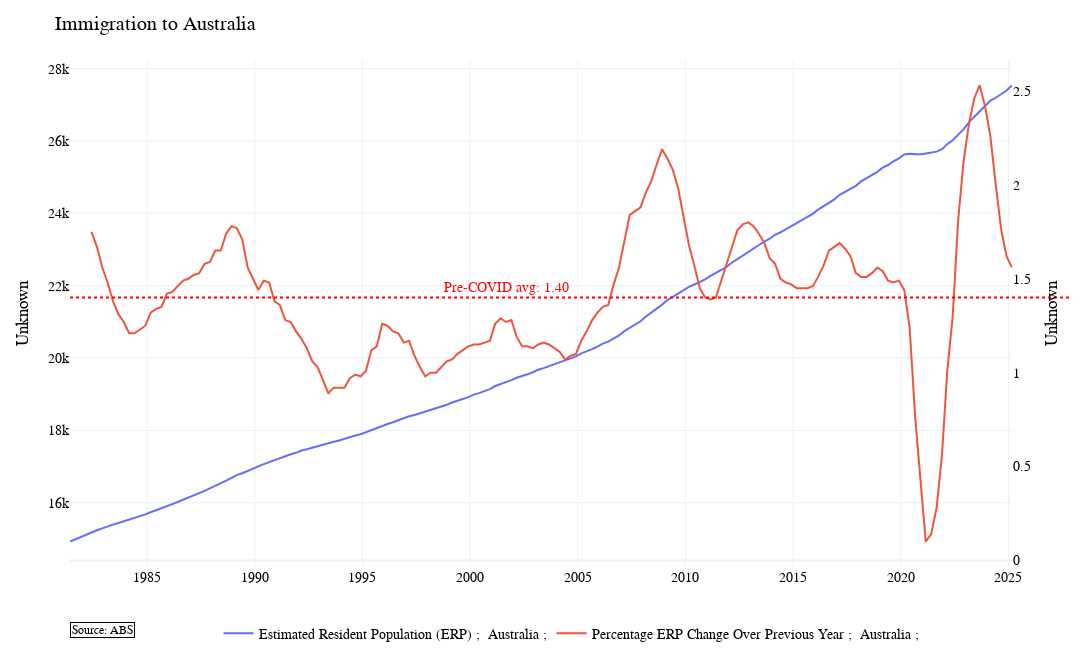

The notebook cell saved with this chart:
### Code cell
fig = watchlist.plot_watchlist(['A2133251W'], ['A2133256J'], template="plotly_white", plot_title="Immigration to Australia")

pre_covid = watchlist["watchlist_datasets"]['A2133256J'].loc[:'2020-01-01']
pre_covid_av = pre_covid.mean()
pre_covid_av

# Add a dotted horizontal line on the secondary y-axis at pre_covid_av
fig.add_shape(
    type="line",
    xref="paper", x0=0, x1=1,
    yref="y2", y0=pre_covid_av, y1=pre_covid_av,
    line=dict(color="red", dash="dot"),
)
# Add an annotation on the right end of the secondary axis
fig.add_annotation(
    x=0.5, xref="paper",
    y=pre_covid_av, yref="y2",
    text=f"Pre-COVID avg: {pre_covid_av:.2f}",
    showarrow=False,
    xanchor="right",
    yanchor="bottom",
    font=dict(color="red")
)

fig.show()

### Figure 1 — Plotly figure (JSON) as saved in the notebook; plotly's stock layout.template omitted (floating-point values rounded to 4 significant figures; data arrays with more than 128 entries replaced by an {"elided": "..."} marker saying what was removed)
{"data": [{"mode": "lines", "name": "Estimated Resident Population (ERP) ;  Australia ;", "type": "scatter", "x": {"elided": "176 str values"}, "xaxis": "x", "y": {"elided": "176 float values"}, "yaxis": "y"}, {"mode": "lines", "name": "Percentage ERP Change Over Previous Year ;  Australia ;", "type": "scatter", "x": {"elided": "176 str values"}, "xaxis": "x", "y": {"elided": "176 float values"}, "yaxis": "y2"}], "layout": {"annotations": [{"align": "left", "bgcolor": "white", "bordercolor": "black", "borderwidth": 1, "font": {"color": "black", "size": 12}, "showarrow": false, "text": "Source: ABS", "x": 0, "xref": "paper", "y": -0.14, "yref": "paper"}, {"font": {"color": "red"}, "showarrow": false, "text": "Pre-COVID avg: 1.40", "x": 0.5, "xanchor": "right", "xref": "paper", "y": 1.401, "yanchor": "bottom", "yref": "y2"}], "font": {"color": "black", "family": "Arial, sans-serif", "size": 14}, "height": 660, "hovermode": "x unified", "legend": {"bgcolor": "rgba(255,255,255,0)", "bordercolor": "rgba(255,255,255,0)", "orientation": "h", "x": 0.5, "xanchor": "center", "y": -0.1, "yanchor": "top"}, "margin": {"b": 40, "l": 70, "r": 10, "t": 60}, "shapes": [{"line": {"color": "red", "dash": "dot"}, "type": "line", "x0": 0, "x1": 1, "xref": "paper", "y0": 1.401, "y1": 1.401, "yref": "y2"}], "title": {"text": "Immigration to Australia"}, "width": 1320, "xaxis": {"anchor": "y", "domain": [0, 0.94]}, "yaxis": {"anchor": "x", "domain": [0, 1], "title": {"text": "Unknown"}, "type": "linear"}, "yaxis2": {"anchor": "x", "overlaying": "y", "showgrid": false, "side": "right", "title": {"text": "Unknown"}, "type": "linear"}}}
